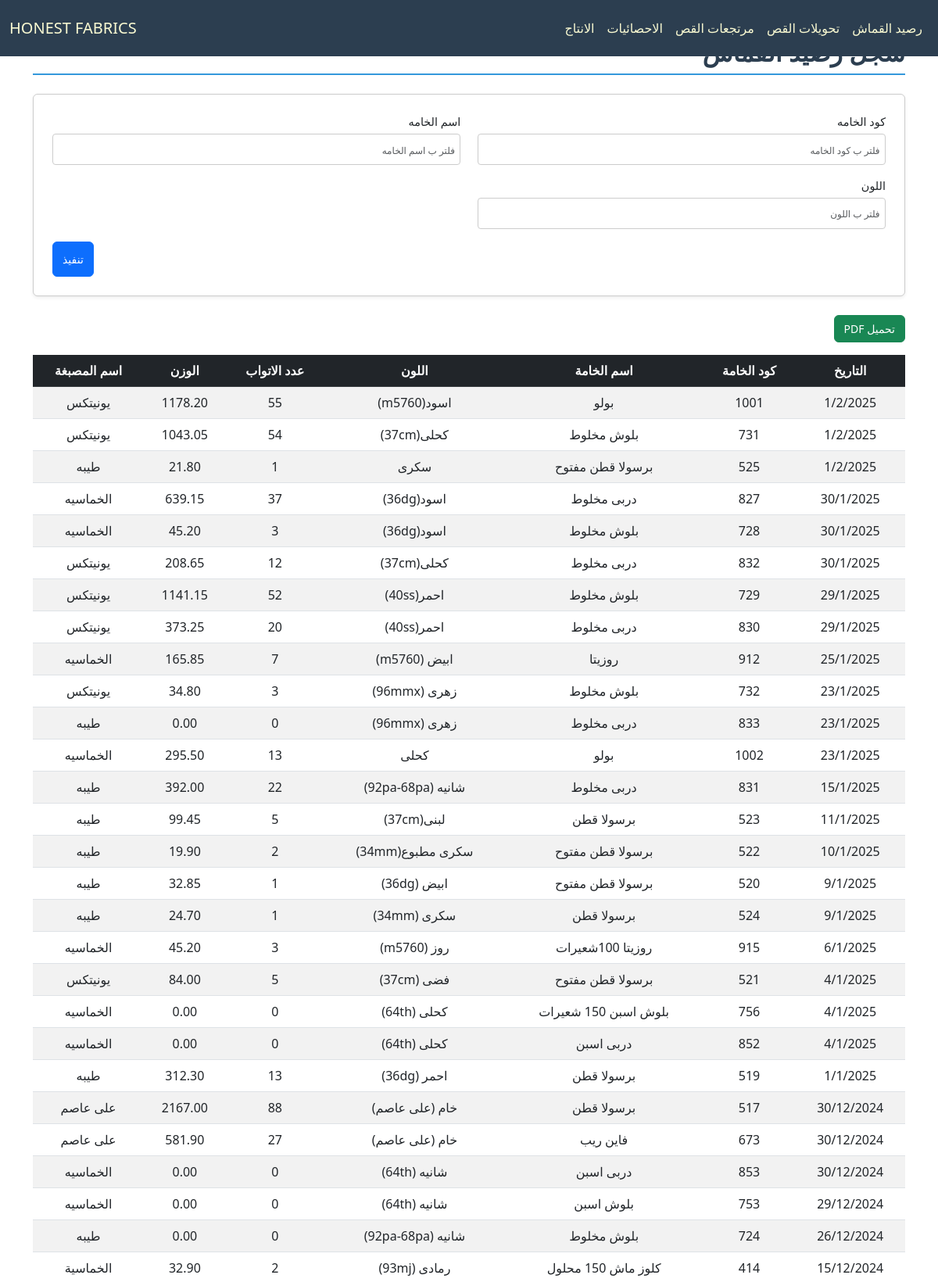
The page / (upper part) on the database its author committed.
### cloth/models.py (models this page shows, shortened)
class Base(models.Model):
    id = models.IntegerField(primary_key=True, verbose_name="الرمز")
    fabric_code = models.CharField(max_length=100, verbose_name="كود الخامه", db_index=True, null=True, blank=True)
    fabric_name = models.CharField(max_length=200, verbose_name="اسم الخامه", null=True, blank=True)
    color = models.CharField(max_length=100, verbose_name="اللون", null=True, blank=True)
    roll = models.PositiveIntegerField(verbose_name="عدد الاتواب", null=True, blank=True)
    weight = models.DecimalField(max_digits=10, decimal_places=2, verbose_name="الوزن", null=True, blank=True)
    date = models.CharField(max_length=100,verbose_name="التاريخ", null=True, blank=True)
    class Meta:
        abstract = True

class Fabric(Base):
    dyehouse_name = models.CharField(max_length=200, verbose_name="اسم المصبغة", null=True, blank=True)

### cloth/views.py (the view)
# urls.py: path('', FabricView.as_view(), name='fabric_view'),
class FabricView(FilterableListView):
    template_name = "cloth/balance.html"
    model = Fabric
    filter_fields = ['fabric_code', 'fabric_name', 'color']
    columns = ["التاريخ","كود الخامة","اسم الخامة","اللون","عدد الاتواب","الوزن","اسم المصبغة"]

### cloth/views.py (called while the page is built)
    def parse_date(self, date_str):
        try:
            normalized_date = date_str.replace("\\", "/")
            return datetime.strptime(normalized_date, "%d/%m/%Y")
        except (ValueError, AttributeError):
            return datetime.min

    def get_queryset(self):
        queryset = super().get_queryset()
        filters = Q()
        ordering = self.request.GET.get('order', 'desc')
        for field in self.filter_fields:
            filter_value = self.request.GET.get(field)
            if filter_value:
                filters &= Q(**{f"{field}__icontains": filter_value})
        filtered_queryset = queryset.filter(filters)
        models = list(filtered_queryset)
        models.sort(
            key=lambda x: self.parse_date(x.date) if x.date else datetime.min,
            reverse=(ordering == 'desc')
        )
        return models

    def get_context_data(self, **kwargs):
        context = super().get_context_data(**kwargs)
        update = Updates.objects.all().order_by('-date').first()
        context['update'] = localtime(update.date).strftime("%d/%m %I:%M %p") if update and update.date else None
        context['columns'] = self.columns
        model_meta = self.model._meta
        context['filter_fields'] = [
            {
                'field_name': field,
                'verbose_name': model_meta.get_field(field).verbose_name,
                'value': self.request.GET.get(field) or "",
            }
            for field in self.filter_fields
        ]
        return context

### cloth/templates/cloth/balance.html (shortened to what this page needs)
{% extends "cloth/layout.html" %}
{% load static %}
{% block home_page %}
<a class="navbar-brand" href="{% url 'fabric_view' %}">HONEST FABRICS</a>
{% endblock %}
{% block navbar_links_small %}
{% include "cloth/nav_links.html" %}
{% endblock %}
{% block body %}
    <h2 class="section-title pt-4">سجل رصيد القماش</h2>
    <form method="get" class="filter-form-flex mb-4 p-4 rounded shadow-sm">
        {% for filter_field in filter_fields %}
        <div class="form-group mb-3">
            <label for="filter_{{ forloop.counter }}" class="form-label">{{ filter_field.verbose_name }}</label>
            <input type="text" id="filter_{{ forloop.counter }}" name="{{ filter_field.field_name }}"
                   placeholder="فلتر ب {{ filter_field.verbose_name }}"
                   class="form-control"
                   value="{{ filter_field.value }}">
        </div>
        {% endfor %}
        <div class="submit-container">
            <button type="submit" class="btn btn-primary submit-btn">تنفيذ</button>
        </div>
    </form>
    <button onclick="generatePDF()" class="btn btn-success mb-3">تحميل PDF</button>
    <div style="overflow-y: auto; max-height: 70vh; position: relative;" class="table-responsive mb-4">
        <table id="data-table" class="table table-striped">
            <thead class="table-dark">
                <tr>
                    <th style="position: sticky; top: 0;" >التاريخ</th>
                    <th style="position: sticky; top: 0;" >كود الخامة</th>
                    <th style="position: sticky; top: 0;" >اسم الخامة</th>
                    <th style="position: sticky; top: 0;" >اللون</th>
                    <th style="position: sticky; top: 0;" >عدد الاتواب</th>
                    <th style="position: sticky; top: 0;" >الوزن</th>
                    <th style="position: sticky; top: 0;" >اسم المصبغة</th>
                </tr>
            </thead>
            <tbody>
                {% for model in models %}
                <tr>
                    <td>{{ model.date }}</td>
                    <td>{{ model.fabric_code }}</td>
                    <td>{{ model.fabric_name }}</td>
                    <td>{{ model.color }}</td>
                    <td>{{ model.roll }}</td>
                    <td>{{ model.weight }}</td>
                    <td>{{ model.dyehouse_name }}</td>
                </tr>
                {% empty %}
                <tr>
                    <td colspan="7" class="text-center">لا يوجد عناصر</td>
                </tr>
                {% endfor %}
            </tbody>
        </table>
    </div>
{% endblock body %}

### cloth/static/cloth/stylesss.css (style rules this page uses)
:root { --primary-color: #3498db; --light-blue: #3db1ff5e; --secondary-color: #2c3e50; --success-color: #2ecc71; --danger-color: #e74c3c; --warning-color: #f1c40f; --light-bg: #f8f9fa; --dark-bg: #343a40; --light-text: lightgoldenrodyellow; --golden-text: rgb(255, 255, 0); --border-color: #dee2e6; --white-color: #ffffff; }
*, *::before, *::after { box-sizing: border-box; }
ul, div { padding: 0; margin: 0; }
body { background-color: var(--light-bg); margin-top: 80px; margin-inline: 0; font-family: 'Segoe UI', Tahoma, Geneva, Verdana, sans-serif; line-height: 1.6; font-size: 16px; }
#navbar, #navbar a, #navbar-menu-body, #navbar-menu-body a { color: var(--light-text) !important; }
.section-title { color: var(--secondary-color); border-bottom: 2px solid var(--primary-color); padding-bottom: 0.5rem; margin-bottom: 1.5rem; font-weight: bold; }
.table { border-collapse: separate; border-spacing: 0; border-radius: 8px; width: 100%; }
.table th, .table td { text-align: center; vertical-align: middle; padding: 10px; }
.table-striped tbody tr:nth-of-type(odd) { background-color: var(--light-bg); }
.table-dark th { background-color: var(--secondary-color); color: var(--light-text); }
.table-responsive { overflow-x: auto; }
.table-responsive table th, .table-responsive table td { white-space: nowrap; min-width: fit-content; }
.table-responsive table { width: 100%; table-layout: auto; }
.filter-form-flex { display: flex; flex-wrap: wrap; padding: 1rem; border: 1px solid #ccc; border-radius: 8px; background-color: #fff; justify-content: space-between; column-gap: 2px; direction: rtl; }
.filter-form-flex .form-group { display: flex; flex-direction: column; margin-bottom: 5px; width: 49%; }
.filter-form-flex .form-label { font-size: 0.9rem; margin-bottom: 0.25rem; }
.filter-form-flex .form-control { border: 1px solid #ccc; border-radius: 4px; padding: 0.4rem; font-size: 0.9rem; }
.filter-form-flex input[type="text"], .filter-form-flex input[type="number"], .filter-form-flex input[type="date"] { width: 100%; height: 40px; }
.submit-container { display: flex; justify-content: flex-end; width: 100%; }
.filter-form-flex .submit-btn { width: auto; height: 45px; font-size: 1rem; }
@media (max-width: 1200px) { body { font-size: 15px; } }
@media (max-width: 1200px) { h4.section-title, h2 { font-size: 28px; } }
@media (max-width: 1200px) { p.lead, .oped_details_btn, .btn { font-size: 14px !important; } }
@media (max-width: 1200px) { ::placeholder { font-size: 12px !important; } }

### rows shown on the page
Fabric: date "1/2/2025", fabric_code "1001", fabric_name "بولو", color "اسود(m5760)", roll "55", weight "1178.20", dyehouse_name "يونيتكس"
Fabric: date "1/2/2025", fabric_code "731", fabric_name "بلوش مخلوط", color "كحلى(37cm)", roll "54", weight "1043.05", dyehouse_name "يونيتكس"
Fabric: date "1/2/2025", fabric_code "525", fabric_name "برسولا قطن مفتوح", color "سكرى", roll "1", weight "21.80", dyehouse_name "طيبه"
Fabric: date "30/1/2025", fabric_code "827", fabric_name "دربى مخلوط", color "اسود(36dg)", roll "37", weight "639.15", dyehouse_name "الخماسيه"
Fabric: date "30/1/2025", fabric_code "728", fabric_name "بلوش مخلوط", color "اسود(36dg)", roll "3", weight "45.20", dyehouse_name "الخماسيه"
Fabric: date "30/1/2025", fabric_code "832", fabric_name "دربى مخلوط", color "كحلى(37cm)", roll "12", weight "208.65", dyehouse_name "يونيتكس"
Fabric: date "29/1/2025", fabric_code "729", fabric_name "بلوش مخلوط", color "احمر(40ss)", roll "52", weight "1141.15", dyehouse_name "يونيتكس"
Fabric: date "29/1/2025", fabric_code "830", fabric_name "دربى مخلوط", color "احمر(40ss)", roll "20", weight "373.25", dyehouse_name "يونيتكس"
Fabric: date "25/1/2025", fabric_code "912", fabric_name "روزيتا", color "ابيض (m5760)", roll "7", weight "165.85", dyehouse_name "الخماسيه"
Fabric: date "23/1/2025", fabric_code "732", fabric_name "بلوش مخلوط", color "زهرى (96mmx)", roll "3", weight "34.80", dyehouse_name "يونيتكس"
Fabric: date "23/1/2025", fabric_code "833", fabric_name "دربى مخلوط", color "زهرى (96mmx)", roll "0", weight "0.00", dyehouse_name "طيبه"
Fabric: date "23/1/2025", fabric_code "1002", fabric_name "بولو", color "كحلى", roll "13", weight "295.50", dyehouse_name "الخماسيه"
Fabric: date "15/1/2025", fabric_code "831", fabric_name "دربى مخلوط", color "شانيه (92pa-68pa)", roll "22", weight "392.00", dyehouse_name "طيبه"
Fabric: date "11/1/2025", fabric_code "523", fabric_name "برسولا قطن", color "لبنى(37cm)", roll "5", weight "99.45", dyehouse_name "طيبه"
Fabric: date "10/1/2025", fabric_code "522", fabric_name "برسولا قطن مفتوح", color "سكرى مطبوع(34mm)", roll "2", weight "19.90", dyehouse_name "طيبه"
Fabric: date "9/1/2025", fabric_code "520", fabric_name "برسولا قطن مفتوح", color "ابيض (36dg)", roll "1", weight "32.85", dyehouse_name "طيبه"
Fabric: date "9/1/2025", fabric_code "524", fabric_name "برسولا قطن", color "سكرى (34mm)", roll "1", weight "24.70", dyehouse_name "طيبه"
Fabric: date "6/1/2025", fabric_code "915", fabric_name "روزيتا 100شعيرات", color "روز (m5760)", roll "3", weight "45.20", dyehouse_name "الخماسيه"
Fabric: date "4/1/2025", fabric_code "521", fabric_name "برسولا قطن مفتوح", color "فضى (37cm)", roll "5", weight "84.00", dyehouse_name "يونيتكس"
Fabric: date "4/1/2025", fabric_code "756", fabric_name "بلوش اسبن 150 شعيرات", color "كحلى (64th)", roll "0", weight "0.00", dyehouse_name "الخماسيه"
Fabric: date "4/1/2025", fabric_code "852", fabric_name "دربى اسبن", color "كحلى (64th)", roll "0", weight "0.00", dyehouse_name "الخماسيه"
Fabric: date "1/1/2025", fabric_code "519", fabric_name "برسولا قطن", color "احمر (36dg)", roll "13", weight "312.30", dyehouse_name "طيبه"
Fabric: date "30/12/2024", fabric_code "517", fabric_name "برسولا قطن", color "خام (على عاصم)", roll "88", weight "2167.00", dyehouse_name "على عاصم"
Fabric: date "30/12/2024", fabric_code "673", fabric_name "فاين ريب", color "خام (على عاصم)", roll "27", weight "581.90", dyehouse_name "على عاصم"
Fabric: date "30/12/2024", fabric_code "853", fabric_name "دربى اسبن", color "شانيه (64th)", roll "0", weight "0.00", dyehouse_name "الخماسيه"
Fabric: date "29/12/2024", fabric_code "753", fabric_name "بلوش اسبن", color "شانيه (64th)", roll "0", weight "0.00", dyehouse_name "الخماسيه"
Fabric: date "26/12/2024", fabric_code "724", fabric_name "بلوش مخلوط", color "شانيه (92pa-68pa)", roll "0", weight "0.00", dyehouse_name "طيبه"
Fabric: date "15/12/2024", fabric_code "414", fabric_name "كلوز ماش 150 محلول", color "رمادى (93mj)", roll "2", weight "32.90", dyehouse_name "الخماسية"

### other values the page prints
{{ filter_field.verbose_name }} "كود الخامه" "اسم الخامه" "اللون"
